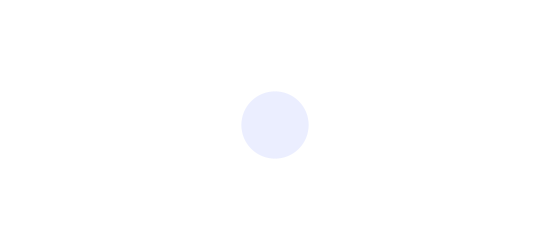
Frame 1 (no input)
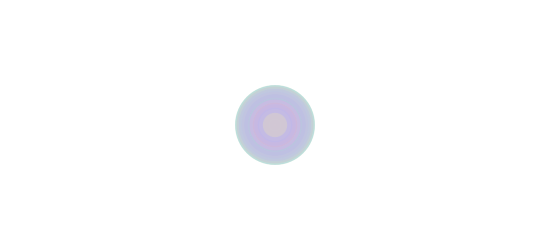
Frame 60 (the mouse pressed at the canvas centre just before this capture)
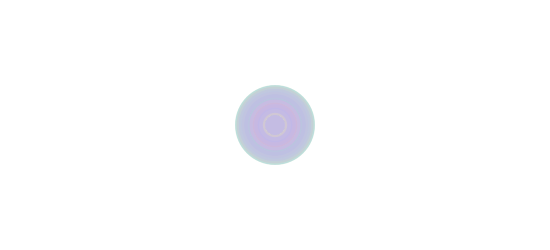
Frame 120 (the mouse held since frame 60 and released just before this capture)

The Processing sketch that drew these frames (run headless with seeded random() and noise(); from frame 60 on, the mouse is pressed at the canvas centre):

// Processing sketch: processing_47910
// ── processing_47910.pde

int counter;

void setup() {  //setup function called initially, only once
  size(550, 250);
  background(255);  //set background white
  colorMode(HSB);   //set colors to Hue, Saturation, Brightness mode
  counter = 0;
}

void draw() {  //draw function loops 
  counter++;
  noStroke();
  fill(random(255),100,255,50);
  
  if(mousePressed == true) { //add some interaction
    ellipse(mouseX, mouseY, 20, 20);
  }
  else {
    ellipse(width/2, height/2, 80*sin(counter), 80*sin(counter));
  }
}

                
                
